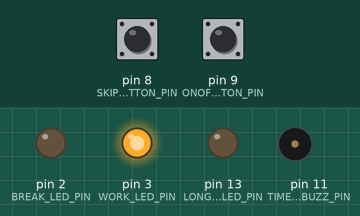
The sketch below on a simulated Arduino Uno, built with avr-gcc and run on an emulated ATmega328P. Shown: output pins drawn as LEDs (lit = HIGH), buzzer (waves = sounding, pin HIGH). The test bench sets the inputs (shaded band); at power-on: pin 8 (SKIP_BUTTON_PIN) LOW, pin 9 (ONOFF_BUTTON_PIN) LOW. What the sketch prints to the serial monitor is not drawn.

Above: at 1.2 s.
1.3 s: pin 8 (SKIP_BUTTON_PIN) pulled HIGH for 0.15 s
At 2.8 s:
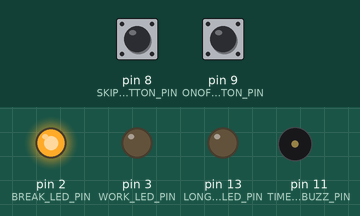
3.1 s: pin 9 (ONOFF_BUTTON_PIN) pulled HIGH for 0.15 s
At 3.4 s:
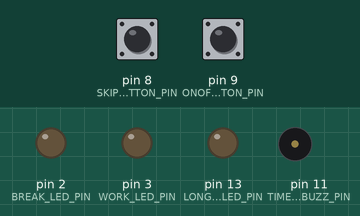
8.7 s: pin 9 (ONOFF_BUTTON_PIN) pulled HIGH for 1 s
At 9.9 s:
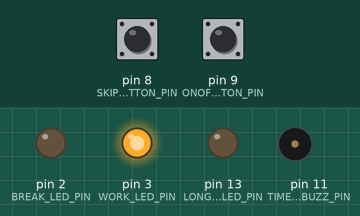
11.2 s: pin 9 (ONOFF_BUTTON_PIN) pulled HIGH for 3.2 s
At 12.0 s:
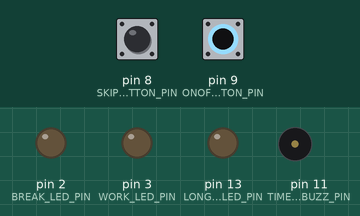
15.9 s: pin 9 (ONOFF_BUTTON_PIN) pulsed HIGH 5 times (0.12 s each, 0.3 s apart)
At 18.7 s:
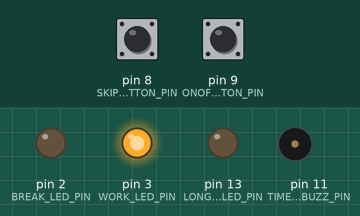
Timing chart, 0 to 19.9 s (numbered marks = the images above; inputs shaded):
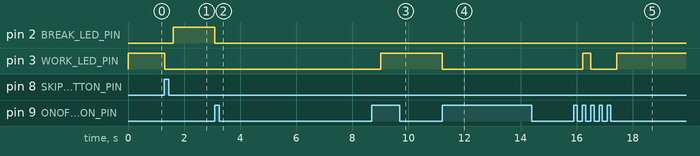

Measured:
- after the input at 1.3 s, pin 2 (BREAK_LED_PIN): LOW → HIGH after 0.32 s; pin 3 (WORK_LED_PIN): HIGH → LOW at once
- after the input at 3.1 s, pin 2 (BREAK_LED_PIN): HIGH → LOW at once
- after the input at 8.7 s, pin 3 (WORK_LED_PIN): LOW → HIGH after 0.32 s
- after the input at 11.2 s, pin 3 (WORK_LED_PIN): HIGH → LOW at once
- after the input at 15.9 s, pin 3 (WORK_LED_PIN): LOW → HIGH after 0.32 s, → LOW 0.28 s later, → HIGH 0.92 s later

The sketch:

pomoduino.ino
```cpp
#include "src/button/button.h"
#include "src/flicker/flicker.h"
#include "src/pomodoro/pomodoro.h"

#define BAUD 115200
#define BUTTON_DELAY 320
#define LOGGER
/* #define DEBUG */

#define ONOFF_BUTTON_PIN 9
#define SKIP_BUTTON_PIN 8
#define WORK_LED_PIN 3
#define BREAK_LED_PIN 2
#define LONG_BREAK_INDICATOR_LED_PIN 13
#define TIMEOUT_BUZZ_PIN 11

#ifndef DEBUG
#define WORK_DURATION 1500000
#define SMALL_BREAK_DURATION 300000
#define LONG_BREAK_DURATION 900000
#define MAX_WORK_SESSIONS 3
#define TIMEOUT_BLINK_ALERT_SPAN 5000
#define TIMEOUT_BUZZ_ALERT_SPAN 1000
#define TIMEOUT_ALERT_FREQUENCY 25
#define TIMEOUT_BUZZ_VOLUME 2
#else
#define WORK_DURATION 5000
#define SMALL_BREAK_DURATION 2000
#define LONG_BREAK_DURATION 3000
#define MAX_WORK_SESSIONS 3
#define TIMEOUT_BLINK_ALERT_SPAN 1000
#define TIMEOUT_BUZZ_ALERT_SPAN 500
#define TIMEOUT_ALERT_FREQUENCY 25
#define TIMEOUT_BUZZ_VOLUME 1
#endif

button_o onoff(ONOFF_BUTTON_PIN);
button_o skip_button(SKIP_BUTTON_PIN);
pomodoro_o pomodoro(WORK_DURATION, SMALL_BREAK_DURATION, LONG_BREAK_DURATION,
                    MAX_WORK_SESSIONS);
flicker_o flicker(TIMEOUT_ALERT_FREQUENCY);

inline void main_loop(void);

void setup(void) {
  Serial.begin(BAUD);

  pinMode(ONOFF_BUTTON_PIN, INPUT);
  pinMode(SKIP_BUTTON_PIN, INPUT);
  pinMode(WORK_LED_PIN, OUTPUT);
  pinMode(BREAK_LED_PIN, OUTPUT);
  pinMode(LONG_BREAK_INDICATOR_LED_PIN, OUTPUT);
  pinMode(TIMEOUT_BUZZ_PIN, OUTPUT);

  onoff.on_click([](void) {
    const unsigned char curr_state = pomodoro.get_state();

    if (curr_state == POMODORO_STATE_OFF) {
      pomodoro.start(POMODORO_STATE_WORK);

    } else {
      pomodoro.stop();
      flicker.turn_off();

      digitalWrite(WORK_LED_PIN, LOW);
      digitalWrite(BREAK_LED_PIN, LOW);
      digitalWrite(LONG_BREAK_INDICATOR_LED_PIN, LOW);
    }

    delay(BUTTON_DELAY);
  });

  skip_button.on_click([](void) {
    const unsigned long timer = millis();
    const unsigned char curr_state = pomodoro.get_state();

    if (curr_state != POMODORO_STATE_OFF)
      pomodoro.skip(timer);

    delay(BUTTON_DELAY);
  });

  pomodoro.on_between([](void) {
    digitalWrite(WORK_LED_PIN, LOW);
    digitalWrite(BREAK_LED_PIN, LOW);
    digitalWrite(LONG_BREAK_INDICATOR_LED_PIN, LOW);
  });

  pomodoro.on_work([](void) { digitalWrite(WORK_LED_PIN, flicker.is_on()); });

  pomodoro.on_small_break(
      [](void) { digitalWrite(BREAK_LED_PIN, flicker.is_on()); });

  pomodoro.on_long_break([](void) {
    digitalWrite(BREAK_LED_PIN, flicker.is_on());
    digitalWrite(LONG_BREAK_INDICATOR_LED_PIN, HIGH);
  });
}

void loop(void) {
  const bool is_onoff_pressed = digitalRead(ONOFF_BUTTON_PIN);
  const bool is_skip_button_pressed = digitalRead(SKIP_BUTTON_PIN);
  const unsigned long timer = millis();

  onoff.refresh(is_onoff_pressed);
  skip_button.refresh(is_skip_button_pressed);
  pomodoro.refresh(timer);
  flicker.refresh(timer);

  main_loop();

#ifdef LOGGER
  const unsigned long curr_duration = pomodoro.get_curr_duration();
  const unsigned char pomodoro_state = pomodoro.get_state();
  const unsigned long time_left = pomodoro.get_time_left(timer);
  const unsigned long flicker_frequency = flicker.get_frequency();
  const unsigned char flicker_state = flicker.get_state();
  const bool is_flicker_on = flicker.is_on();

  char curr_duration_buff[9];
  char time_left_buff[9];

  sprintf(curr_duration_buff, "%0lX", curr_duration);
  sprintf(time_left_buff, "%0lX", time_left);

  Serial.print(is_onoff_pressed);
  Serial.print(is_skip_button_pressed);
  Serial.print("\t");
  Serial.print(flicker_state == FLICKER_STATE_OFF     ? "off"
               : flicker_state == FLICKER_STATE_ON    ? "onn"
               : flicker_state == FLICKER_STATE_FLICK ? "flk"
                                                      : "unk");
  Serial.print("\t");
  Serial.print(flicker_frequency);
  Serial.print("\t");
  Serial.print(is_flicker_on);
  Serial.print("\t");
  Serial.print(pomodoro_state == POMODORO_STATE_WORK          ? "wor"
               : pomodoro_state == POMODORO_STATE_SMALL_BREAK ? "sbr"
               : pomodoro_state == POMODORO_STATE_LONG_BREAK  ? "lbr"
               : pomodoro_state == POMODORO_STATE_OFF         ? "off"
                                                              : "unk");
  Serial.print("\t");
  Serial.print(curr_duration_buff);
  Serial.print("\t");
  Serial.print(time_left_buff);
  Serial.println();
#endif
}

inline void main_loop(void) {
  const unsigned char pomodoro_state = pomodoro.get_state();

  if (pomodoro_state == POMODORO_STATE_OFF)
    return;

  const unsigned long timer = millis();
  const unsigned long time_left = pomodoro.get_time_left(timer);
  const unsigned char flicker_state = flicker.get_state();
  const bool is_flicker_on = flicker.is_on();

  if (time_left < TIMEOUT_BLINK_ALERT_SPAN)
    flicker.turn_flick();
  else
    flicker.turn_on();

  if (flicker_state == FLICKER_STATE_FLICK and
      time_left < TIMEOUT_BUZZ_ALERT_SPAN)
    analogWrite(TIMEOUT_BUZZ_PIN, is_flicker_on ? TIMEOUT_BUZZ_VOLUME : 0);
  else
    digitalWrite(TIMEOUT_BUZZ_PIN, LOW);
}
```

button.cpp
```cpp
#include "button.h"

button_o::button_o(const char pin) { _pin = pin; }

void button_o::on_click(void (*u_func)(void)) { _exec_on_click = u_func; }

void button_o::refresh(bool is_pressed) {
  if (is_pressed and not _is_locked) {
    _is_locked = true;

    if (_exec_on_click != nullptr)
      _exec_on_click();
  }

  if (not is_pressed and _is_locked)
    _is_locked = false;
}
```

button.h
```cpp
#pragma once

#define REFRESH_DELAY 250

class button_o {
public:
  button_o(const char);

  void on_click(void (*)(void));
  void refresh(bool);

private:
  char _pin;
  bool _is_locked = false;

  void (*_exec_on_click)(void) = nullptr;
};
```

flicker.cpp
```cpp
#include "flicker.h"

flicker_o::flicker_o(const unsigned long frequency) { _frequency = frequency; }

void flicker_o::refresh(unsigned long timer) {
  if (_state == FLICKER_STATE_OFF and _is_on) {
    _is_on = false;

    return;
  }

  if (_state == FLICKER_STATE_ON and not _is_on) {
    _is_on = true;

    return;
  }

  if (_state != FLICKER_STATE_FLICK)
    return;

  if (timer - _pc > _frequency) {
    _is_on = not _is_on;
    _pc = timer;
  }
}

void flicker_o::turn_on(void) { _state = FLICKER_STATE_ON; }

void flicker_o::turn_off(void) { _state = FLICKER_STATE_OFF; }

void flicker_o::turn_flick(void) { _state = FLICKER_STATE_FLICK; }

bool flicker_o::is_on(void) { return _is_on; }

unsigned long flicker_o::get_frequency(void) { return _frequency; }

unsigned char flicker_o::get_state(void) { return _state; }
```

flicker.h
```cpp
#pragma once

#define FLICKER_STATE_OFF 0
#define FLICKER_STATE_ON 1
#define FLICKER_STATE_FLICK 2

class flicker_o {
public:
  flicker_o(const unsigned long);

  void refresh(unsigned long);
  void turn_on(void);
  void turn_off(void);
  void turn_flick(void);

  unsigned char get_state(void);
  unsigned long get_frequency(void);
  bool is_on(void);

private:
  unsigned char _state = FLICKER_STATE_OFF;
  unsigned long _frequency;
  unsigned long _pc = 0;
  bool _is_on = false;
};
```

pomodoro.cpp
```cpp
#include "pomodoro.h"

pomodoro_o::pomodoro_o(const unsigned long work_duration,
                       const unsigned long small_break_duration,
                       const unsigned long long_break_duration,
                       const unsigned char max_work_sessions) {
  _work_duration = work_duration;
  _small_break_duration = small_break_duration;
  _long_break_duration = long_break_duration;
  _max_work_sessions = max_work_sessions;
}

void pomodoro_o::refresh(unsigned long timer) {
  if (_state == POMODORO_STATE_OFF) {
    _pc = timer;

    return;
  }

  _curr_duration = _state == POMODORO_STATE_WORK ? _work_duration
                   : _state == POMODORO_STATE_SMALL_BREAK
                       ? _small_break_duration
                       : _long_break_duration;

  if (timer - _pc > _curr_duration)
    this->skip(timer);

  switch (_state) {
  case POMODORO_STATE_WORK:
    if (_exec_work_routine != nullptr)
      _exec_work_routine();
    break;

  case POMODORO_STATE_SMALL_BREAK:
    if (_exec_small_break_routine != nullptr)
      _exec_small_break_routine();
    break;

  case POMODORO_STATE_LONG_BREAK:
    if (_exec_long_break_routine != nullptr)
      _exec_long_break_routine();
    break;
  }
}

void pomodoro_o::skip(unsigned long timer) {
  if (_exec_between_routine != nullptr)
    _exec_between_routine();

  if (_state == POMODORO_STATE_LONG_BREAK)
    _work_counter = 0;
  else if (_state == POMODORO_STATE_WORK)
    ++_work_counter;

  _state = this->get_next_state();
  _pc = timer;
}

void pomodoro_o::stop(void) { _state = POMODORO_STATE_OFF; }

void pomodoro_o::start(const unsigned char new_state) { _state = new_state; }

void pomodoro_o::on_work(void (*u_func)(void)) { _exec_work_routine = u_func; }

void pomodoro_o::on_small_break(void (*u_func)(void)) {
  _exec_small_break_routine = u_func;
}
void pomodoro_o::on_long_break(void (*u_func)(void)) {
  _exec_long_break_routine = u_func;
}
void pomodoro_o::on_between(void (*u_func)(void)) {
  _exec_between_routine = u_func;
}

unsigned char pomodoro_o::get_state(void) { return _state; }

unsigned char pomodoro_o::get_next_state(void) {
  return _is_in_break()          ? POMODORO_STATE_WORK
         : _is_long_break_time() ? POMODORO_STATE_LONG_BREAK
                                 : POMODORO_STATE_SMALL_BREAK;
}

bool pomodoro_o::_is_in_break(void) {
  return _state == POMODORO_STATE_SMALL_BREAK ||
         _state == POMODORO_STATE_LONG_BREAK;
}

bool pomodoro_o::_is_long_break_time(void) {
  return _work_counter >= _max_work_sessions;
}

unsigned long pomodoro_o::get_time_left(unsigned long timer) {
  return _curr_duration - (timer - _pc);
}

unsigned long pomodoro_o::get_curr_duration(void) { return _curr_duration; }
```

pomodoro.h
```cpp
#pragma once

#define POMODORO_STATE_OFF 0
#define POMODORO_STATE_WORK 1
#define POMODORO_STATE_SMALL_BREAK 2
#define POMODORO_STATE_LONG_BREAK 3

class pomodoro_o {
public:
  pomodoro_o(const unsigned long, const unsigned long, const unsigned long,
             const unsigned char);

  void refresh(unsigned long);
  void skip(unsigned long);
  void stop(void);
  void start(const unsigned char);

  void on_work(void (*)(void));
  void on_small_break(void (*)(void));
  void on_long_break(void (*)(void));
  void on_between(void (*)(void));

  unsigned char get_state(void);
  unsigned char get_next_state(void);
  unsigned long get_time_left(unsigned long);
  unsigned long get_curr_duration(void);

private:
  unsigned char _state = POMODORO_STATE_WORK;
  unsigned char _work_counter = 0;
  unsigned char _max_work_sessions = 0;
  unsigned long _pc = 0;
  unsigned long _work_duration = 0;
  unsigned long _small_break_duration = 0;
  unsigned long _long_break_duration = 0;
  unsigned long _curr_duration = 0;

  void (*_exec_work_routine)(void) = nullptr;
  void (*_exec_small_break_routine)(void) = nullptr;
  void (*_exec_long_break_routine)(void) = nullptr;
  void (*_exec_between_routine)(void) = nullptr;

  bool _is_in_break(void);
  bool _is_long_break_time(void);
};
```
